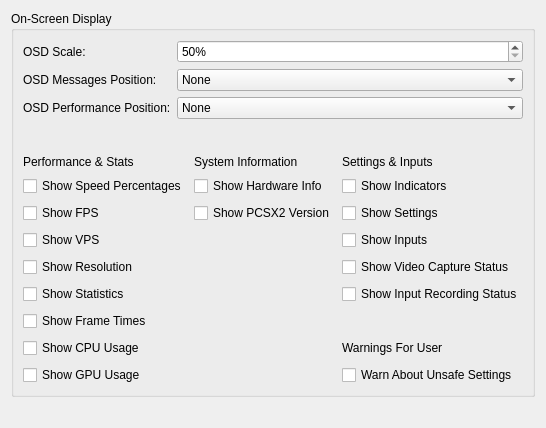
     <widget class="QWidget" name="osdTab">
      <attribute name="title">
       <string>OSD</string>
      </attribute>
      <layout class="QVBoxLayout" name="verticalLayout_3">
       <item>
        <widget class="QGroupBox" name="osdLayout">
         <property name="title">
          <string>On-Screen Display</string>
         </property>
         <layout class="QGridLayout" name="gridLayout">
          <item row="1" column="1">
           <widget class="QComboBox" name="osdMessagesPos">
            <item>
             <property name="text">
              <string>None</string>
             </property>
            </item>
            <item>
             <property name="text">
              <string>Top Left (Default)</string>
             </property>
            </item>
            <item>
             <property name="text">
              <string>Top Center</string>
             </property>
            </item>
            <item>
             <property name="text">
              <string>Top Right</string>
             </property>
            </item>
            <item>
             <property name="text">
              <string>Center Left</string>
             </property>
            </item>
            <item>
             <property name="text">
              <string>Center</string>
             </property>
            </item>
            <item>
             <property name="text">
              <string>Center Right</string>
             </property>
            </item>
            <item>
             <property name="text">
              <string>Bottom Left</string>
             </property>
            </item>
            <item>
             <property name="text">
              <string>Bottom Center</string>
             </property>
            </item>
            <item>
             <property name="text">
              <string>Bottom Right</string>
             </property>
            </item>
           </widget>
          </item>
          <item row="2" column="1">
           <widget class="QComboBox" name="osdPerformancePos">
            <item>
             <property name="text">
              <string>None</string>
             </property>
            </item>
            <item>
             <property name="text">
              <string>Top Left</string>
             </property>
            </item>
            <item>
             <property name="text">
              <string>Top Center</string>
             </property>
            </item>
            <item>
             <property name="text">
              <string>Top Right (Default)</string>
             </property>
            </item>
            <item>
             <property name="text">
              <string>Center Left</string>
             </property>
            </item>
            <item>
             <property name="text">
              <string>Center</string>
             </property>
            </item>
            <item>
             <property name="text">
              <string>Center Right</string>
             </property>
            </item>
            <item>
             <property name="text">
              <string>Bottom Left</string>
             </property>
            </item>
            <item>
             <property name="text">
              <string>Bottom Center</string>
             </property>
            </item>
            <item>
             <property name="text">
              <string>Bottom Right</string>
             </property>
            </item>
           </widget>
          </item>
          <item row="1" column="0">
           <widget class="QLabel" name="osdMessagesPosLabel">
            <property name="text">
             <string>OSD Messages Position:</string>
            </property>
           </widget>
          </item>
          <item row="2" column="0">
           <widget class="QLabel" name="osdPerformancePosLabel">
            <property name="text">
             <string>OSD Performance Position:</string>
            </property>
           </widget>
          </item>
          <item row="0" column="1">
           <widget class="QSpinBox" name="osdScale">
            <property name="sizePolicy">
             <sizepolicy hsizetype="MinimumExpanding" vsizetype="Fixed">
              <horstretch>0</horstretch>
              <verstretch>0</verstretch>
             </sizepolicy>
            </property>
            <property name="suffix">
             <string>%</string>
            </property>
            <property name="minimum">
             <number>50</number>
            </property>
            <property name="maximum">
             <number>500</number>
            </property>
           </widget>
          </item>
          <item row="0" column="0">
           <widget class="QLabel" name="osdScaleLabel">
            <property name="text">
             <string>OSD Scale:</string>
            </property>
           </widget>
          </item>
          <item row="4" column="0" colspan="2">
           <layout class="QGridLayout" name="osdOptionLayout" rowstretch="0,0,0,0,0,0,0,0,0,0,0">
            <property name="sizeConstraint">
             <enum>QLayout::SizeConstraint::SetDefaultConstraint</enum>
            </property>
            <property name="topMargin">
             <number>10</number>
            </property>
            <property name="spacing">
             <number>7</number>
            </property>
            <item row="1" column="2">
             <widget class="QCheckBox" name="osdShowIndicators">
              <property name="text">
               <string>Show Indicators</string>
              </property>
             </widget>
            </item>
            <item row="2" column="0">
             <widget class="QCheckBox" name="osdShowFPS">
              <property name="text">
               <string>Show FPS</string>
              </property>
             </widget>
            </item>
            <item row="2" column="2">
             <widget class="QCheckBox" name="osdShowSettings">
              <property name="text">
               <string>Show Settings</string>
              </property>
             </widget>
            </item>
            <item row="4" column="2">
             <widget class="QCheckBox" name="osdShowInputs">
              <property name="text">
               <string>Show Inputs</string>
              </property>
             </widget>
            </item>
            <item row="1" column="0">
             <widget class="QCheckBox" name="osdShowSpeed">
              <property name="text">
               <string>Show Speed Percentages</string>
              </property>
             </widget>
            </item>
            <item row="10" column="2">
             <widget class="QCheckBox" name="osdWarnAboutUnsafeSettings">
              <property name="text">
               <string>Warn About Unsafe Settings</string>
              </property>
             </widget>
            </item>
            <item row="5" column="2">
             <widget class="QCheckBox" name="osdShowVideoCapture">
              <property name="text">
               <string>Show Video Capture Status</string>
              </property>
             </widget>
            </item>
            <item row="10" column="0">
             <widget class="QCheckBox" name="osdShowGPU">
              <property name="text">
               <string>Show GPU Usage</string>
              </property>
             </widget>
            </item>
            <item row="6" column="2">
             <widget class="QCheckBox" name="osdShowInputRec">
              <property name="text">
               <string>Show Input Recording Status</string>
              </property>
             </widget>
            </item>
            <item row="0" column="1">
             <widget class="QLabel" name="Column1_SystemInformation">
              <property name="sizePolicy">
               <sizepolicy hsizetype="Preferred" vsizetype="Fixed">
                <horstretch>0</horstretch>
                <verstretch>0</verstretch>
               </sizepolicy>
              </property>
              <property name="text">
               <string>System Information</string>
              </property>
             </widget>
            </item>
            <item row="0" column="0">
             <widget class="QLabel" name="Column0_PerformanceAndStats">
              <property name="sizePolicy">
               <sizepolicy hsizetype="Preferred" vsizetype="Fixed">
                <horstretch>0</horstretch>
                <verstretch>0</verstretch>
               </sizepolicy>
              </property>
              <property name="text">
               <string>Performance &amp; Stats</string>
              </property>
             </widget>
            </item>
            <item row="0" column="2">
             <widget class="QLabel" name="Column2_SettingsAndInputs">
              <property name="sizePolicy">
               <sizepolicy hsizetype="Preferred" vsizetype="Fixed">
                <horstretch>0</horstretch>
                <verstretch>0</verstretch>
               </sizepolicy>
              </property>
              <property name="text">
               <string>Settings &amp; Inputs</string>
              </property>
             </widget>
            </item>
            <item row="6" column="0">
             <widget class="QCheckBox" name="osdShowGSStats">
              <property name="text">
               <string>Show Statistics</string>
              </property>
             </widget>
            </item>
            <item row="9" column="0">
             <widget class="QCheckBox" name="osdShowCPU">
              <property name="text">
               <string>Show CPU Usage</string>
              </property>
             </widget>
            </item>
            <item row="4" column="0">
             <widget class="QCheckBox" name="osdShowVPS">
              <property name="text">
               <string>Show VPS</string>
              </property>
             </widget>
            </item>
            <item row="5" column="0">
             <widget class="QCheckBox" name="osdShowResolution">
              <property name="text">
               <string>Show Resolution</string>
              </property>
             </widget>
            </item>
            <item row="8" column="0">
             <widget class="QCheckBox" name="osdShowFrameTimes">
              <property name="text">
               <string>Show Frame Times</string>
              </property>
             </widget>
            </item>
            <item row="9" column="2">
             <widget class="QLabel" name="osdWarningLabel">
              <property name="text">
               <string>Warnings For User</string>
              </property>
             </widget>
            </item>
            <item row="1" column="1">
             <widget class="QCheckBox" name="osdShowHardwareInfo">
              <property name="text">
               <string>Show Hardware Info</string>
              </property>
             </widget>
            </item>
            <item row="2" column="1">
             <widget class="QCheckBox" name="osdShowVersion">
              <property name="text">
               <string>Show PCSX2 Version</string>
              </property>
             </widget>
            </item>
           </layout>
          </item>
          <item row="3" column="0" colspan="2">
           <spacer name="osdCheckboxSpacer">
            <property name="orientation">
             <enum>Qt::Orientation::Vertical</enum>
            </property>
            <property name="sizeType">
             <enum>QSizePolicy::Policy::Fixed</enum>
            </property>
            <property name="sizeHint" stdset="0">
             <size>
              <width>20</width>
              <height>20</height>
             </size>
            </property>
           </spacer>
          </item>
         </layout>
        </widget>
       </item>
       <item>
        <spacer name="verticalSpacer_3">
         <property name="orientation">
          <enum>Qt::Orientation::Vertical</enum>
         </property>
         <property name="sizeType">
          <enum>QSizePolicy::Policy::Maximum</enum>
         </property>
         <property name="sizeHint" stdset="0">
          <size>
           <width>20</width>
           <height>20</height>
          </size>
         </property>
        </spacer>
       </item>
      </layout>
     </widget>
